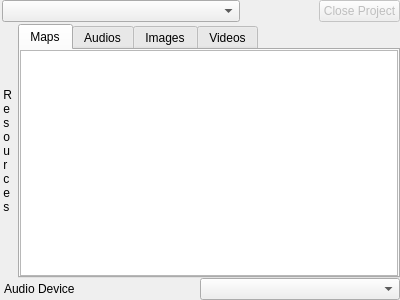
<?xml version="1.0" encoding="UTF-8"?>
<ui version="4.0">
 <class>MProjectController</class>
 <widget class="QWidget" name="MProjectController">
  <property name="geometry">
   <rect>
    <x>0</x>
    <y>0</y>
    <width>400</width>
    <height>300</height>
   </rect>
  </property>
  <property name="windowTitle">
   <string notr="true"/>
  </property>
  <layout class="QVBoxLayout" name="verticalLayout">
   <property name="spacing">
    <number>0</number>
   </property>
   <property name="leftMargin">
    <number>0</number>
   </property>
   <property name="topMargin">
    <number>0</number>
   </property>
   <property name="rightMargin">
    <number>0</number>
   </property>
   <property name="bottomMargin">
    <number>0</number>
   </property>
   <item>
    <widget class="QWidget" name="widget" native="true">
     <layout class="QHBoxLayout" name="horizontalLayout" stretch="3,1,1">
      <property name="spacing">
       <number>0</number>
      </property>
      <property name="leftMargin">
       <number>2</number>
      </property>
      <property name="topMargin">
       <number>0</number>
      </property>
      <property name="rightMargin">
       <number>0</number>
      </property>
      <property name="bottomMargin">
       <number>2</number>
      </property>
      <item>
       <widget class="QComboBox" name="project_selector">
        <property name="focusPolicy">
         <enum>Qt::FocusPolicy::NoFocus</enum>
        </property>
        <property name="currentText">
         <string/>
        </property>
       </widget>
      </item>
      <item>
       <spacer name="horizontalSpacer">
        <property name="orientation">
         <enum>Qt::Orientation::Horizontal</enum>
        </property>
        <property name="sizeHint" stdset="0">
         <size>
          <width>40</width>
          <height>20</height>
         </size>
        </property>
       </spacer>
      </item>
      <item>
       <widget class="QPushButton" name="close_project_button">
        <property name="enabled">
         <bool>false</bool>
        </property>
        <property name="focusPolicy">
         <enum>Qt::FocusPolicy::NoFocus</enum>
        </property>
        <property name="text">
         <string>Close Project</string>
        </property>
       </widget>
      </item>
     </layout>
    </widget>
   </item>
   <item>
    <widget class="QWidget" name="resources_widget" native="true">
     <property name="sizePolicy">
      <sizepolicy hsizetype="Preferred" vsizetype="Expanding">
       <horstretch>0</horstretch>
       <verstretch>0</verstretch>
      </sizepolicy>
     </property>
     <layout class="QHBoxLayout" name="horizontalLayout_2">
      <property name="leftMargin">
       <number>0</number>
      </property>
      <property name="topMargin">
       <number>0</number>
      </property>
      <property name="rightMargin">
       <number>0</number>
      </property>
      <property name="bottomMargin">
       <number>0</number>
      </property>
      <item>
       <widget class="QLabel" name="label">
        <property name="text">
         <string>&amp;nbsp;R&lt;br&gt;&amp;nbsp;e&lt;br&gt;&amp;nbsp;s&lt;br&gt;&amp;nbsp;o&lt;br&gt;&amp;nbsp;u&lt;br&gt;&amp;nbsp;r&lt;br&gt;&amp;nbsp;c&lt;br&gt;&amp;nbsp;e&lt;br&gt;&amp;nbsp;s</string>
        </property>
        <property name="textFormat">
         <enum>Qt::TextFormat::RichText</enum>
        </property>
       </widget>
      </item>
      <item>
       <widget class="QTabWidget" name="tabWidget">
        <property name="focusPolicy">
         <enum>Qt::FocusPolicy::NoFocus</enum>
        </property>
        <property name="contextMenuPolicy">
         <enum>Qt::ContextMenuPolicy::NoContextMenu</enum>
        </property>
        <property name="currentIndex">
         <number>0</number>
        </property>
        <widget class="QWidget" name="map_tab">
         <attribute name="title">
          <string>Maps</string>
         </attribute>
         <layout class="QHBoxLayout" name="horizontalLayout_3">
          <property name="spacing">
           <number>0</number>
          </property>
          <property name="leftMargin">
           <number>0</number>
          </property>
          <property name="topMargin">
           <number>0</number>
          </property>
          <property name="rightMargin">
           <number>0</number>
          </property>
          <property name="bottomMargin">
           <number>0</number>
          </property>
          <item>
           <widget class="QListView" name="map_list_view">
            <property name="contextMenuPolicy">
             <enum>Qt::ContextMenuPolicy::CustomContextMenu</enum>
            </property>
           </widget>
          </item>
         </layout>
        </widget>
        <widget class="QWidget" name="audio_tab">
         <attribute name="title">
          <string>Audios</string>
         </attribute>
         <layout class="QHBoxLayout" name="horizontalLayout_5">
          <property name="spacing">
           <number>0</number>
          </property>
          <property name="leftMargin">
           <number>0</number>
          </property>
          <property name="topMargin">
           <number>0</number>
          </property>
          <property name="rightMargin">
           <number>0</number>
          </property>
          <property name="bottomMargin">
           <number>0</number>
          </property>
          <item>
           <widget class="QListView" name="audio_list_view">
            <property name="contextMenuPolicy">
             <enum>Qt::ContextMenuPolicy::CustomContextMenu</enum>
            </property>
           </widget>
          </item>
         </layout>
        </widget>
        <widget class="QWidget" name="image_tab">
         <attribute name="title">
          <string>Images</string>
         </attribute>
         <layout class="QHBoxLayout" name="horizontalLayout_4">
          <property name="spacing">
           <number>0</number>
          </property>
          <property name="leftMargin">
           <number>0</number>
          </property>
          <property name="topMargin">
           <number>0</number>
          </property>
          <property name="rightMargin">
           <number>0</number>
          </property>
          <property name="bottomMargin">
           <number>0</number>
          </property>
          <item>
           <widget class="QListView" name="image_list_view">
            <property name="contextMenuPolicy">
             <enum>Qt::ContextMenuPolicy::CustomContextMenu</enum>
            </property>
           </widget>
          </item>
         </layout>
        </widget>
        <widget class="QWidget" name="video_tab">
         <attribute name="title">
          <string>Videos</string>
         </attribute>
         <layout class="QHBoxLayout" name="horizontalLayout_6">
          <property name="spacing">
           <number>0</number>
          </property>
          <property name="leftMargin">
           <number>0</number>
          </property>
          <property name="topMargin">
           <number>0</number>
          </property>
          <property name="rightMargin">
           <number>0</number>
          </property>
          <property name="bottomMargin">
           <number>0</number>
          </property>
          <item>
           <widget class="QListView" name="video_list_view">
            <property name="contextMenuPolicy">
             <enum>Qt::ContextMenuPolicy::CustomContextMenu</enum>
            </property>
           </widget>
          </item>
         </layout>
        </widget>
       </widget>
      </item>
     </layout>
    </widget>
   </item>
   <item>
    <widget class="QWidget" name="device_container" native="true">
     <layout class="QHBoxLayout" name="horizontalLayout_7">
      <property name="spacing">
       <number>0</number>
      </property>
      <property name="leftMargin">
       <number>4</number>
      </property>
      <property name="topMargin">
       <number>0</number>
      </property>
      <property name="rightMargin">
       <number>0</number>
      </property>
      <property name="bottomMargin">
       <number>0</number>
      </property>
      <item>
       <widget class="QLabel" name="device_label">
        <property name="text">
         <string>Audio Device</string>
        </property>
       </widget>
      </item>
      <item>
       <spacer name="horizontalSpacer_2">
        <property name="orientation">
         <enum>Qt::Orientation::Horizontal</enum>
        </property>
        <property name="sizeHint" stdset="0">
         <size>
          <width>40</width>
          <height>20</height>
         </size>
        </property>
       </spacer>
      </item>
      <item>
       <widget class="QComboBox" name="audio_device_selector">
        <property name="minimumSize">
         <size>
          <width>200</width>
          <height>0</height>
         </size>
        </property>
        <property name="focusPolicy">
         <enum>Qt::FocusPolicy::NoFocus</enum>
        </property>
       </widget>
      </item>
     </layout>
    </widget>
   </item>
  </layout>
 </widget>
 <resources/>
</ui>
